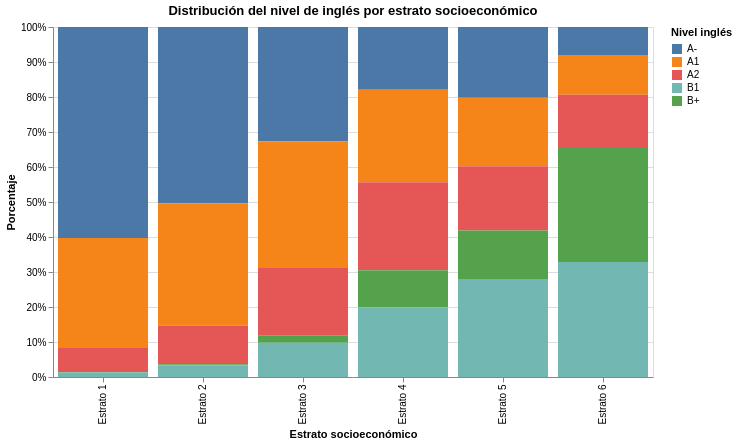

Notebook cell for this chart:
### Code cell
estrato_ingles = (
    df_p3
    .dropna(subset=['fami_estratovivienda'])
    .groupby(['fami_estratovivienda', TARGET_P3])
    .size()
    .reset_index(name='conteo')
)

estrato_ingles['porcentaje'] = (
    estrato_ingles
    .groupby('fami_estratovivienda')['conteo']
    .transform(lambda x: x / x.sum())
)

chart_estrato_ingles = alt.Chart(estrato_ingles).mark_bar().encode(
    x=alt.X('fami_estratovivienda:O', title='Estrato socioeconómico'),
    y=alt.Y('porcentaje:Q', title='Porcentaje', axis=alt.Axis(format='%')),
    color=alt.Color(f'{TARGET_P3}:N', title='Nivel inglés', sort=niveles_ingles),
    tooltip=[
        alt.Tooltip('fami_estratovivienda:N', title='Estrato'),
        alt.Tooltip(f'{TARGET_P3}:N', title='Nivel inglés'),
        alt.Tooltip('porcentaje:Q', title='Porcentaje', format='.1%'),
        alt.Tooltip('conteo:Q', title='Estudiantes')
    ]
).properties(
    width=600,
    height=350,
    title='Distribución del nivel de inglés por estrato socioeconómico'
)

chart_estrato_ingles

### Figure 1 — Vega specification as saved in the notebook (floating-point values rounded to 4 significant figures)
{"$schema": "https://vega.github.io/schema/vega/v6.json", "data": [{"name": "source_0"}, {"name": "data_0", "values": [{"conteo": 8669, "desemp_ingles": "A-", "fami_estratovivienda": "Estrato 1", "porcentaje": 0.6028, "porcentaje_end": 1.0, "porcentaje_start": 0.3972}, {"conteo": 4519, "desemp_ingles": "A1", "fami_estratovivienda": "Estrato 1", "porcentaje": 0.3142, "porcentaje_end": 0.3972, "porcentaje_start": 0.08302}, {"conteo": 986, "desemp_ingles": "A2", "fami_estratovivienda": "Estrato 1", "porcentaje": 0.06856, "porcentaje_end": 0.08302, "porcentaje_start": 0.01446}, {"conteo": 21, "desemp_ingles": "B+", "fami_estratovivienda": "Estrato 1", "porcentaje": 0.00146, "porcentaje_end": 0.01446, "porcentaje_start": 0.013}, {"conteo": 187, "desemp_ingles": "B1", "fami_estratovivienda": "Estrato 1", "porcentaje": 0.013, "porcentaje_end": 0.013, "porcentaje_start": 0.0}, {"conteo": 9503, "desemp_ingles": "A-", "fami_estratovivienda": "Estrato 2", "porcentaje": 0.5037, "porcentaje_end": 1.0, "porcentaje_start": 0.4963}, {"conteo": 6605, "desemp_ingles": "A1", "fami_estratovivienda": "Estrato 2", "porcentaje": 0.3501, "porcentaje_end": 0.4963, "porcentaje_start": 0.1462}, {"conteo": 2064, "desemp_ingles": "A2", "fami_estratovivienda": "Estrato 2", "porcentaje": 0.1094, "porcentaje_end": 0.1462, "porcentaje_start": 0.03679}, {"conteo": 70, "desemp_ingles": "B+", "fami_estratovivienda": "Estrato 2", "porcentaje": 0.00371, "porcentaje_end": 0.03679, "porcentaje_start": 0.03308}, {"conteo": 624, "desemp_ingles": "B1", "fami_estratovivienda": "Estrato 2", "porcentaje": 0.03308, "porcentaje_end": 0.03308, "porcentaje_start": 0.0}, {"conteo": 3606, "desemp_ingles": "A-", "fami_estratovivienda": "Estrato 3", "porcentaje": 0.3262, "porcentaje_end": 1.0, "porcentaje_start": 0.6738}, {"conteo": 3980, "desemp_ingles": "A1", "fami_estratovivienda": "Estrato 3", "porcentaje": 0.3601, "porcentaje_end": 0.6738, "porcentaje_start": 0.3137}, {"conteo": 2166, "desemp_ingles": "A2", "fami_estratovivienda": "Estrato 3", "porcentaje": 0.196, "porcentaje_end": 0.3137, "porcentaje_start": 0.1177}, {"conteo": 221, "desemp_ingles": "B+", "fami_estratovivienda": "Estrato 3", "porcentaje": 0.01999, "porcentaje_end": 0.1177, "porcentaje_start": 0.09771}, {"conteo": 1080, "desemp_ingles": "B1", "fami_estratovivienda": "Estrato 3", "porcentaje": 0.09771, "porcentaje_end": 0.09771, "porcentaje_start": 0.0}, {"conteo": 402, "desemp_ingles": "A-", "fami_estratovivienda": "Estrato 4", "porcentaje": 0.179, "porcentaje_end": 1.0, "porcentaje_start": 0.821}, {"conteo": 594, "desemp_ingles": "A1", "fami_estratovivienda": "Estrato 4", "porcentaje": 0.2645, "porcentaje_end": 0.821, "porcentaje_start": 0.5565}, {"conteo": 565, "desemp_ingles": "A2", "fami_estratovivienda": "Estrato 4", "porcentaje": 0.2516, "porcentaje_end": 0.5565, "porcentaje_start": 0.305}, {"conteo": 237, "desemp_ingles": "B+", "fami_estratovivienda": "Estrato 4", "porcentaje": 0.1055, "porcentaje_end": 0.305, "porcentaje_start": 0.1995}, {"conteo": 448, "desemp_ingles": "B1", "fami_estratovivienda": "Estrato 4", "porcentaje": 0.1995, "porcentaje_end": 0.1995, "porcentaje_start": 0.0}, {"conteo": 128, "desemp_ingles": "A-", "fami_estratovivienda": "Estrato 5", "porcentaje": 0.2022, "porcentaje_end": 1.0, "porcentaje_start": 0.7978}, {"conteo": 124, "desemp_ingles": "A1", "fami_estratovivienda": "Estrato 5", "porcentaje": 0.1959, "porcentaje_end": 0.7978, "porcentaje_start": 0.6019}, {"conteo": 116, "desemp_ingles": "A2", "fami_estratovivienda": "Estrato 5", "porcentaje": 0.1833, "porcentaje_end": 0.6019, "porcentaje_start": 0.4186}, {"conteo": 89, "desemp_ingles": "B+", "fami_estratovivienda": "Estrato 5", "porcentaje": 0.1406, "porcentaje_end": 0.4186, "porcentaje_start": 0.278}, {"conteo": 176, "desemp_ingles": "B1", "fami_estratovivienda": "Estrato 5", "porcentaje": 0.278, "porcentaje_end": 0.278, "porcentaje_start": 0.0}, {"conteo": 70, "desemp_ingles": "A-", "fami_estratovivienda": "Estrato 6", "porcentaje": 0.07982, "porcentaje_end": 1.0, "porcentaje_start": 0.9202}, {"conteo": 100, "desemp_ingles": "A1", "fami_estratovivienda": "Estrato 6", "porcentaje": 0.114, "porcentaje_end": 0.9202, "porcentaje_start": 0.8062}, {"conteo": 133, "desemp_ingles": "A2", "fami_estratovivienda": "Estrato 6", "porcentaje": 0.1517, "porcentaje_end": 0.8062, "porcentaje_start": 0.6545}, {"conteo": 286, "desemp_ingles": "B+", "fami_estratovivienda": "Estrato 6", "porcentaje": 0.3261, "porcentaje_end": 0.6545, "porcentaje_start": 0.3284}, {"conteo": 288, "desemp_ingles": "B1", "fami_estratovivienda": "Estrato 6", "porcentaje": 0.3284, "porcentaje_end": 0.3284, "porcentaje_start": 0.0}]}, {"name": "data_0_x_domain_fami_estratovivienda", "values": [{"fami_estratovivienda": "Estrato 1"}, {"fami_estratovivienda": "Estrato 2"}, {"fami_estratovivienda": "Estrato 3"}, {"fami_estratovivienda": "Estrato 4"}, {"fami_estratovivienda": "Estrato 5"}, {"fami_estratovivienda": "Estrato 6"}]}, {"name": "source_0_color_domain_desemp_ingles", "values": [{"desemp_ingles": "A-", "sort_field": 0.0}, {"desemp_ingles": "A1", "sort_field": 1.0}, {"desemp_ingles": "A2", "sort_field": 2.0}, {"desemp_ingles": "B+", "sort_field": 4.0}, {"desemp_ingles": "B1", "sort_field": 3.0}]}], "marks": [{"type": "rect", "name": "marks", "from": {"data": "data_0"}, "encode": {"update": {"x": {"field": "fami_estratovivienda", "scale": "x"}, "width": {"signal": "max(0.25, bandwidth('x'))"}, "tooltip": {"signal": "{\"Estrato\": isValid(datum[\"fami_estratovivienda\"]) ? isArray(datum[\"fami_estratovivienda\"]) ? join(datum[\"fami_estratovivienda\"], '\\n') : datum[\"fami_estratovivienda\"] : \"\"+datum[\"fami_estratovivienda\"], \"Nivel inglés\": isValid(datum[\"desemp_ingles\"]) ? isArray(datum[\"desemp_ingles\"]) ? join(datum[\"desemp_ingles\"], '\\n') : datum[\"desemp_ingles\"] : \"\"+datum[\"desemp_ingles\"], \"Porcentaje\": format(datum[\"porcentaje\"], \".1%\"), \"Estudiantes\": format(datum[\"conteo\"], \"\")}"}, "y2": {"field": "porcentaje_start", "scale": "y"}, "fill": {"field": "desemp_ingles", "scale": "color"}, "y": {"field": "porcentaje_end", "scale": "y"}}}, "style": ["bar"]}], "scales": [{"name": "x", "type": "band", "domain": {"data": "data_0_x_domain_fami_estratovivienda", "field": "fami_estratovivienda", "sort": true}, "range": [0, {"signal": "width"}], "paddingOuter": 0.05, "paddingInner": 0.1}, {"name": "y", "type": "linear", "domain": {"data": "data_0", "fields": ["porcentaje_start", "porcentaje_end"]}, "range": [{"signal": "height"}, 0], "zero": true, "nice": true}, {"name": "color", "type": "ordinal", "domain": {"data": "source_0_color_domain_desemp_ingles", "field": "desemp_ingles", "sort": {"op": "max", "field": "sort_field"}}, "range": "category"}], "axes": [{"scale": "y", "grid": true, "zindex": 0, "aria": false, "maxExtent": 0, "orient": "left", "tickCount": {"signal": "ceil(height/40)"}, "ticks": false, "minExtent": 0, "domain": false, "labels": false, "gridScale": "x"}, {"scale": "x", "zindex": 0, "grid": false, "orient": "bottom", "labelAngle": 270, "labelBaseline": "middle", "title": "Estrato socioeconómico", "labelAlign": "right"}, {"scale": "y", "orient": "left", "format": "%", "labelOverlap": true, "tickCount": {"signal": "ceil(height/40)"}, "zindex": 0, "grid": false, "title": "Porcentaje"}], "title": {"text": "Distribución del nivel de inglés por estrato socioeconómico", "frame": "group"}, "padding": 5, "style": "cell", "legends": [{"title": "Nivel inglés", "fill": "color", "symbolType": "square"}], "height": 350, "background": "white", "width": 600}
